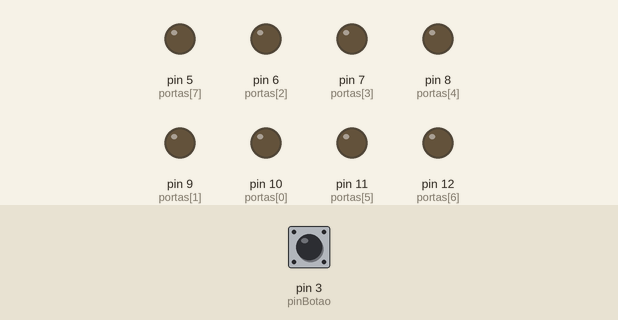
Simulated run of this sketch. Board: Arduino Uno, built with avr-gcc and run on an emulated ATmega328P. Parts: output pins drawn as LEDs (lit = HIGH). The test bench sets the inputs (shaded band); at power-on: pin 3 (pinBotao) LOW.

Above: at 1.2 s.
1.3 s: pin 3 (pinBotao) pulled HIGH for 0.15 s
At 2.5 s:
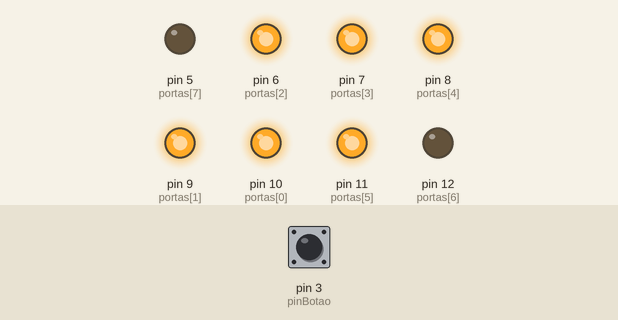
2.9 s: pin 3 (pinBotao) pulled HIGH for 1 s
At 3.7 s:
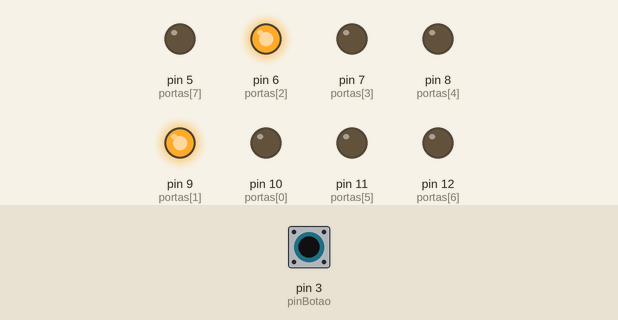
5.4 s: pin 3 (pinBotao) pulled HIGH for 0.15 s
At 6.6 s:
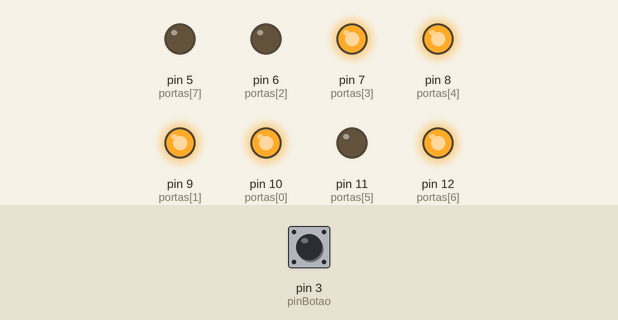
7.0 s: pin 3 (pinBotao) pulled HIGH for 3.2 s
At 8.0 s:
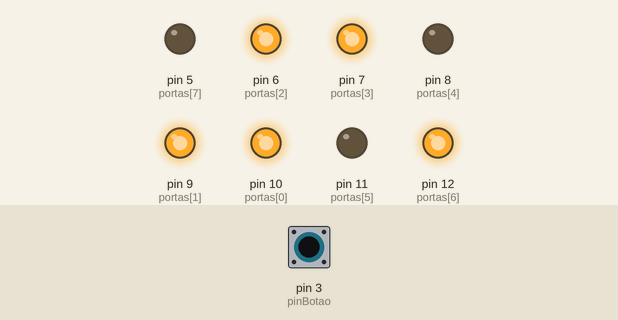
11.7 s: pin 3 (pinBotao) pulled HIGH for 0.15 s
At 12.8 s:
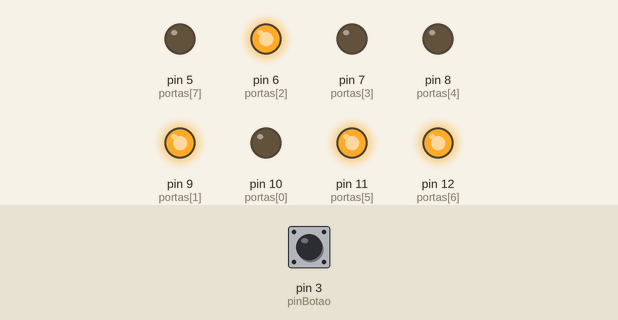
13.3 s: pin 3 (pinBotao) pulled HIGH for 1 s
At 14.0 s:
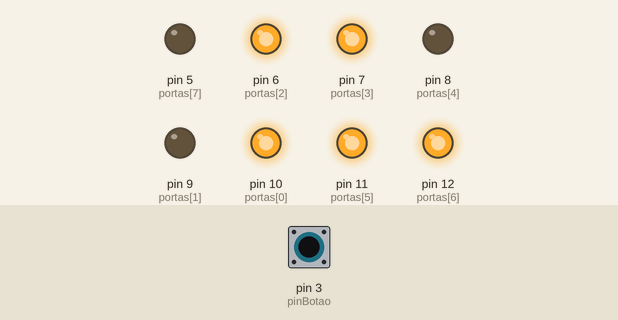
Timing chart, 0 to 16.3 s (numbered marks = the images above; inputs shaded):
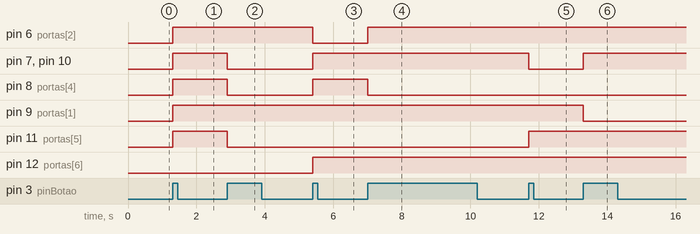

Measured:
- after the input at 1.3 s, pin 6 (portas[2]), pin 7 (portas[3]), pin 8 (portas[4]), pin 9 (portas[1]), pin 10 (portas[0]), pin 11 (portas[5]): LOW → HIGH at once
- after the input at 2.9 s, pin 7 (portas[3]), pin 8 (portas[4]), pin 10 (portas[0]), pin 11 (portas[5]): HIGH → LOW at once
- after the input at 5.4 s, pin 6 (portas[2]): HIGH → LOW at once; pin 7 (portas[3]), pin 8 (portas[4]), pin 10 (portas[0]), pin 12 (portas[6]): LOW → HIGH at once
- after the input at 7.0 s, pin 6 (portas[2]): LOW → HIGH at once; pin 8 (portas[4]): HIGH → LOW at once
- after the input at 11.7 s, pin 7 (portas[3]), pin 10 (portas[0]): HIGH → LOW at once; pin 11 (portas[5]): LOW → HIGH at once
- after the input at 13.3 s, pin 7 (portas[3]), pin 10 (portas[0]): LOW → HIGH at once; pin 9 (portas[1]): HIGH → LOW at once

The sketch:

contador.ino
```cpp
#define pinBotao 3

int portas[8] = {10, 9, 6, 7, 8, 11, 12, 5};

int senhas[11][8] = {{0,0,0,0,0,0,0,0}, //Tudo apagado
  					{1,1,1,1,1,1,0,0}, //Digito 0
                    {0,1,1,0,0,0,0,0}, //Digito 1
                    {1,1,0,1,1,0,1,0}, //Digito 2
                    {1,1,1,1,0,0,1,0}, //Digito 3
                    {0,1,1,0,0,1,1,0}, //Digito 4
                    {1,0,1,1,0,1,1,0}, //Digito 5
                    {1,0,1,1,1,1,1,0}, //Digito 6
                    {1,1,1,0,0,0,0,0}, //Digito 7
                    {1,1,1,1,1,1,1,0}, //Digito 8
				    {1,1,1,1,0,1,1,0}}; //Digito 9;

int numero = 0;

boolean botaoAtu = false;
boolean botaoAnt = false;

void setup() {
    int i;
    pinMode(pinBotao, INPUT);

        for(i = 0; i < 8; i++){
            pinMode(portas[i], OUTPUT);
    }
}

void loop() {
    int i;
    botaoAtu = digitalRead(pinBotao);

    if (botaoAtu && !botaoAnt) {
        numero++;

        if (numero > 10) {
            numero = 0;
        }
    }
    botaoAnt = botaoAtu;

	for(i = 0; i < 8; i++){
        digitalWrite(portas[i], senhas[numero][i]);
    }
}
```
